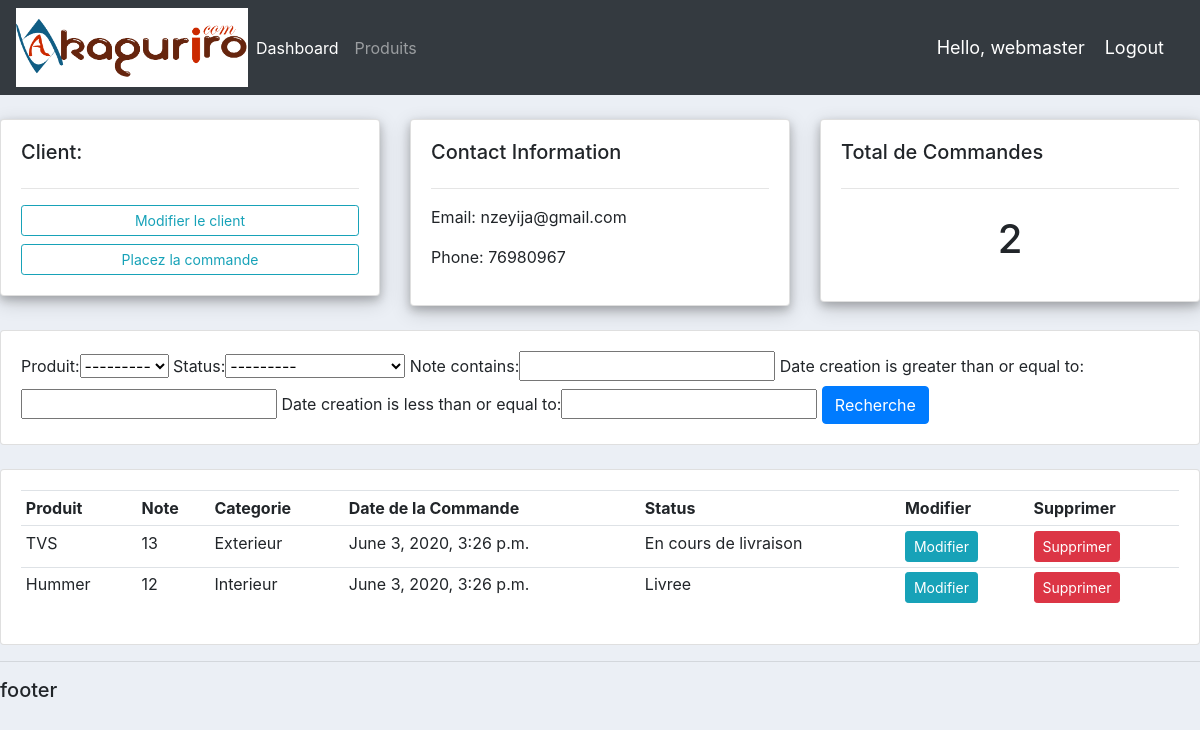
/client/1/ (signed in), run on the app's committed database.
### comptes/models.py (models this page shows, shortened)
class Client(models.Model):
	user = models.OneToOneField(User, null=True, on_delete=models.CASCADE)
	nom = models.CharField(max_length=200, null=True)
	phone = models.CharField(max_length=200, null=True)
	email = models.CharField(max_length=200, null=True)
	profile_pic = models.ImageField(default="profile1.png", null=True, blank=True)
	date_creation = models.DateTimeField(auto_now_add=True, null=True)

class Commande(models.Model):
	STATUS = (
			('En attente', 'En attente'),
			('En cours de livraison', 'En cours de livraison'),
			('Livree', 'Livree'),
			)
	client = models.ForeignKey(Client, null=True, on_delete= models.SET_NULL)
	produit = models.ForeignKey(Produit, null=True, on_delete= models.SET_NULL)
	date_creation = models.DateTimeField(auto_now_add=True, null=True)
	status = models.CharField(max_length=200, null=True, choices=STATUS)
	note = models.CharField(max_length=1000, null=True)

class Produit(models.Model):
	CATEGORY = (
			('Interieur', 'Interieur'),
			('Exterieur', 'Exterieur'),
			)
	nom = models.CharField(max_length=200, null=True)
	prix = models.FloatField(null=True)
	categorie = models.CharField(max_length=200, null=True, choices=CATEGORY)
	description = models.CharField(max_length=200, null=True, blank=True)
	date_creation = models.DateTimeField(auto_now_add=True, null=True)
	tags = models.ManyToManyField(Tag)
	def __str__(self):
		return self.nom

### comptes/decorators.py (the view)
		def wrapper_func(request, *args, **kwargs):
			group = None
			if request.user.groups.exists():
				group = request.user.groups.all()[0].name
			if group in allowed_roles:
				return view_func(request, *args, **kwargs)
			else:
				return HttpResponse('<center><h1>You are not authorized to view this page</h1></center>')

### comptes/views.py (called while the page is built)
@login_required(login_url='login')
@allowed_users(allowed_roles=['admin'])
def client(request, pk_test):
    client = Client.objects.get(id=pk_test)
    commandes = client.commande_set.all()
    commande_count = commandes.count()
    myFilter = CommandeFilter(request.GET, queryset=commandes)
    commandes = myFilter.qs
    context = {'client':client, 'commandes':commandes, 'commande_count':commande_count, 'myFilter':myFilter}
    return render(request, 'comptes/client.html',context)

### templates/comptes/client.html
{% extends 'comptes/main.html' %}
{% block content %}
<br>
<div class="row">
	<div class="col-md">
		<div class="card card-body" style ="  box-shadow: 0 4px 8px 0 rgba(0, 0, 0, 0.2), 0 6px 20px 0 rgba(0, 0, 0, 0.19); ">
			<h5>Client:</h5>
			<hr>
			<a class="btn btn-outline-info  btn-sm btn-block" href="">Modifier le client</a>
			<a class="btn btn-outline-info  btn-sm btn-block" href="{% url 'creer_commande' client.id %}">Placez la commande</a>
		</div>
	</div>
	<div class="col-md">
		<div class="card card-body" style ="  box-shadow: 0 4px 8px 0 rgba(0, 0, 0, 0.2), 0 6px 20px 0 rgba(0, 0, 0, 0.19); " >
			<h5>Contact Information</h5>
			<hr>
			<p>Email: {{client.email}}</p>
			<p>Phone: {{client.phone}}</p>
		</div>
	</div>
	<div class="col-md">
		<div class="card card-body" style ="  box-shadow: 0 4px 8px 0 rgba(0, 0, 0, 0.2), 0 6px 20px 0 rgba(0, 0, 0, 0.19); ">
			<h5>Total de Commandes</h5>
			<hr>
			<h1 style="text-align: center;padding: 10px">{{commande_count}}</h1>
		</div>
	</div>
</div>
<br>
<div class="row">
	<div class="col">
		<div class="card card-body">
			<form method="get">
				{{myFilter.form}}
		    <button class="btn btn-primary" type="submit">Recherche</button>
		  </form>
		</div>
	</div>
</div>
<br>
<div class="row">
	<div class="col-md">
		<div class="card card-body">
			<table class="table table-sm">
				<tr>
					<th>Produit</th>
					<th>Note</th>
					<th>Categorie</th>
					<th>Date de la Commande</th>
					<th>Status</th>
					<th>Modifier</th>
					<th>Supprimer</th>
				</tr>
                {% for commande in commandes %}
				<tr>
					<td>{{commande.produit}}</td>
					<td>{{commande.note}}</td>
					<td>{{commande.produit.categorie}}</td>
					<td>{{commande.date_creation}}</td>
					<td>{{commande.status}}</td>
					<td><a class="btn btn-sm btn-info" href="{% url 'modifier_commande' commande.id %}">Modifier</a></td>
					<td><a class="btn btn-sm btn-danger" href="{% url 'supprimer_commande' commande.id %}">Supprimer</a></td>
				</tr>
				{% endfor %}
			</table>
		</div>
	</div>
</div>
{% endblock %}

### templates/comptes/navbar.html (shortened to what this page needs)
{% load static %}
<nav class="navbar navbar-expand-lg navbar-dark bg-dark">
 <img src="{% static 'images/AKAGURIRO ok_1.png' %}">
  <div class="collapse navbar-collapse" id="navbarNav">
    <ul class="navbar-nav">
      {% if request.user.is_staff %}
      <li class="nav-item active">
        <a class="nav-link" href="{% url 'home' %}">Dashboard</a>
      </li>
      <li class="nav-item">
        <a class="nav-link" href="{% url 'produit' %}">Produits</a>
      </li>
      {% else %}
       <li class="nav-item">
        <a class="nav-link" href="{% url 'compte' %}">Parametres</a>
      </li>
      {% endif %}
    </ul>
  </div>
  <span class="hello-msg">Hello, {{request.user}}</span>
  <span ><a  class="hello-msg" href="{% url 'logout' %}">Logout</a></span>
</nav>

### static/css/main.css (style rules this page uses)
body { background-color: #ebeff5; }
img { vertical-align: middle; border-style: none; width: 232px; background-color: white; }

### templates/comptes/navbar.html (style rules this page uses)
.hello-msg { font-size: 18px; color: #fff; margin-right: 20px; }

### data on the page
Client: email "nzeyija@gmail.com", phone "76980967"
Commande: produit "TVS", note "13", produit.categorie "Exterieur", date_creation "June 3, 2020, 3:26 p.m.", status "En cours de livraison"
Commande: produit "Hummer", note "12", produit.categorie "Interieur", date_creation "June 3, 2020, 3:26 p.m.", status "Livree"

### other printed values
{{ request.user }} "webmaster"
{{ commande_count }} "2"
